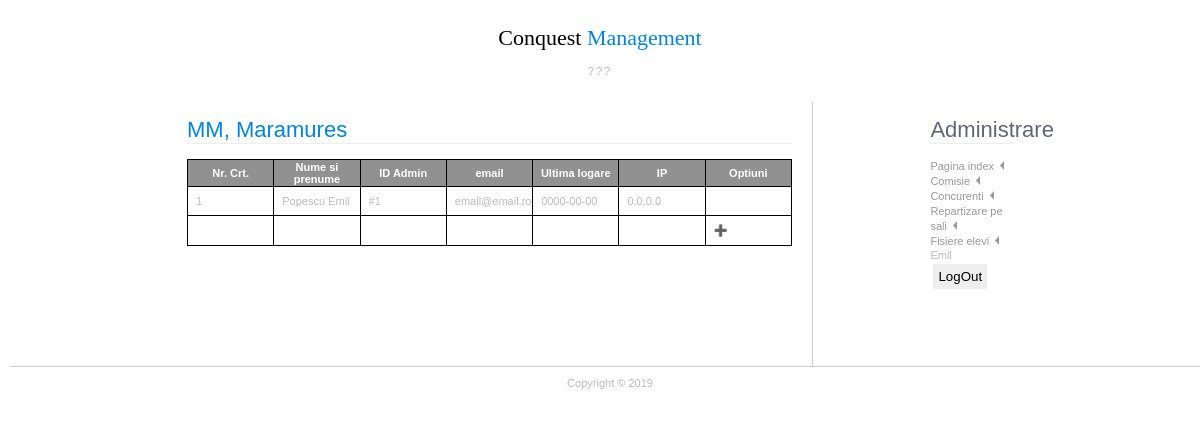
Screenshot of /0825/admin/comisie.php (signed in) with the database file from the repository.
### tables this page shows
CREATE TABLE `zona` (
  `idzona` int(11) NOT NULL,
  `denumire` varchar(20) NOT NULL,
  `prescurtare` varchar(3) NOT NULL,
  `idadmin` int(3) NOT NULL,
  `scoala` varchar(100) NOT NULL,
  `adresa` varchar(1000) NOT NULL,
  `ipscoala` varchar(15) NOT NULL,
  `sali` int(11) NOT NULL,
  `locuri` int(11) NOT NULL
);

CREATE TABLE `admini` (
  `id` int(4) NOT NULL,
  `user` varchar(20) NOT NULL,
  `pass` varchar(40) NOT NULL,
  `ip` varchar(16) NOT NULL,
  `last` date NOT NULL,
  `nume` varchar(100) NOT NULL,
  `prenume` varchar(100) NOT NULL,
  `email` text NOT NULL,
  `zona` int(11) NOT NULL
);

### 0825/admin/comisie.php (the view, shortened to what this page needs)
<!DOCTYPE html PUBLIC "-//W3C//DTD XHTML 1.0 Transitional//EN" "http://www.w3.org/TR/xhtml1/DTD/xhtml1-transitional.dtd">
<html xmlns="http://www.w3.org/1999/xhtml">
<head>
<link href="main.css" rel="stylesheet" type="text/css" />
</head>
<body>
<div id="title">
		<a href="#"><img src="images/header.jpg" alt="" border="0" title="" /></a><br />
		<h1>Conquest<font color="#0183E5"> Management</font></h1>
		<p>
					???
		</p>
</div>
		<div id="container">
				<div id="sidebar">
					<?php
						if(!isset($_COOKIE['u'])) {
							echo "<script>alert('Nu sunteti logat.');</script>";
							echo '<script>location.href="../index.php";</script>';
						} else {
							echo '<h1>Administrare</h1>
							<div id="menu">
								<a href="index.php">Pagina index</a><br />
								<a href="comisie.php">Comisie</a><br />
								<a href="concurenti.php">Concurenti</a><br />
								<a href="repartizare.php">Repartizare pe sali</a><br />
								<a href="fisiere_elevi.php">Fisiere elevi</a><br />
				 			 </div>';
							 echo $_COOKIE['prenume'];
							 $id=$_COOKIE['id'];
							 echo '<form action="logout.php" method="post">
								<input type="submit" value="LogOut" /></form>';
						}
					?>
				</div>
				<div id="content">
				<?php
				if(isset($_COOKIE['u']))
				{
					include "dbconect.php";
					$sql = "SELECT * FROM zona WHERE idadmin='$id'";
					$result = $conn->query($sql);
					if ($result->num_rows == 1) {
						while($row = $result->fetch_assoc()) {
							$idzona=$row['idzona'];
							$denumire=$row['denumire'];
							$prescurtare=$row['prescurtare'];
						}
					}
					echo '<h1>'.$prescurtare.', '.$denumire.'</h1>';
					$sql = "SELECT * FROM `admini` WHERE `zona` = '".$idzona."'";
					$result = $conn->query($sql);
					echo '<table id="content">
						<tr>
							<th>Nr. Crt.</th>
							<th>Nume si prenume</th>
							<th>ID Admin</th>
							<th>email</th>
							<th>Ultima logare</th>
							<th>IP</th>
							<th>Optiuni</th>
						</tr>
					';
					if($result->num_rows > 0)
					{
						$nradmini = 1;
						while($row = $result->fetch_assoc())
						{
							echo '
								<tr>
									<td>'.$nradmini.'</td>
									<td>'.$row["nume"].' '.$row["prenume"].'</td>
									<td> #'.$row["id"].'</td>
									<td>'.$row["email"].'</td>
									<td>'.$row["last"].'</td>
									<td>'.$row["ip"].'</td>
									<td></td>
									</tr>
							';
							$nradmini++;
						}
					}
					echo '
						<tr>
							<td></td>
							<td></td>
							<td></td>
							<td></td>
							<td></td>
							<td></td>
							<td><a href="add_comisie.php">➕</a></td>
						</tr>
					';
					echo '</table>';
					if($nradmini < 10) echo '<br /><br /><br /><br /><br /><br /><br /><br /><br /><br />';
				}
				else
						echo '<h1>Sectiune administrare</h1>
						<p>
							Pentru administrare trebuie sa fiti autrentificati!
						</p><br /><br /><br /><br /><br /><br /><br /><br /><br /><br />';
				?>
				</div>
		</div>
<div id="footer">
			Copyright &copy; 2019</div>
</body>
</html>

### 0825/admin/main.css (style rules this page uses)
body { background-color:#FFFFFF; margin:10px; font-family:Verdana, Arial, Helvetica, sans-serif; font-size:11px; color:#bbbbbb; }
a { color:#999999; }
textarea,input,submit { background-color:#eeeeee; padding:5px; border:none; margin:3px; }
h1 { font-family:Georgia, "Times New Roman", Times, serif; font-size:200%; color:#000000; font-weight:normal; }
#title { margin:0 auto 0 auto; text-align:center; margin-bottom:25px; }
#title p { font-variant:small-caps; letter-spacing:2px; }
#container { width:70%; margin:0 auto 0 auto; height: auto; }
#sidebar { width:10%; float:right; }
#sidebar h1 { font-family:"Trebuchet MS", Arial, Verdana; text-align:left; font-size:200%; color:#626477; border-bottom:1px solid #eeeeee; }
#menu { text-align:left; }
#menu a { color:#999999; background-image:url(images/backgrounds/a.jpg); background-position:right; background-repeat:no-repeat; padding-right:10px; line-height:15px; text-decoration:none; }
#content { margin-right:200px; padding-right:20px; border-right:1px solid #cccccc; background-position:left; background-repeat:repeat-y; height: auto; }
#content h1 { font-family:"Trebuchet MS", Arial, Verdana; text-align:left; font-size:200%; color:#0183E5; border-bottom:1px solid #eeeeee; padding-top:15px !important; padding-top:0; }
#content table, th, td { border: 1px solid black; margin:0 auto 0 auto; position: relative; top: auto; width:100%; height: auto; border-collapse: collapse; table-layout: fixed; }
#content a { color: #363836; text-decoration:none; }
#content th { background-color: #919191; color: #FFFFFF; }
table { border-width:5px; border-style:hidden; width: 100%; }
.repartizare th, td { text-align: left; padding: 8px; }
#footer { width:100%; margin:0 auto 0 auto; padding:10px; text-align:center; border-top:1px solid #cccccc; }

### rows the page displays
zona: prescurtare "MM", denumire "Maramures"
admini: nume "Popescu", prenume "Emil", id "1", email "email@email.ro", last "0000-00-00", ip "0.0.0.0"

### other values shown
$_COOKIE['prenume'] "Emil"
